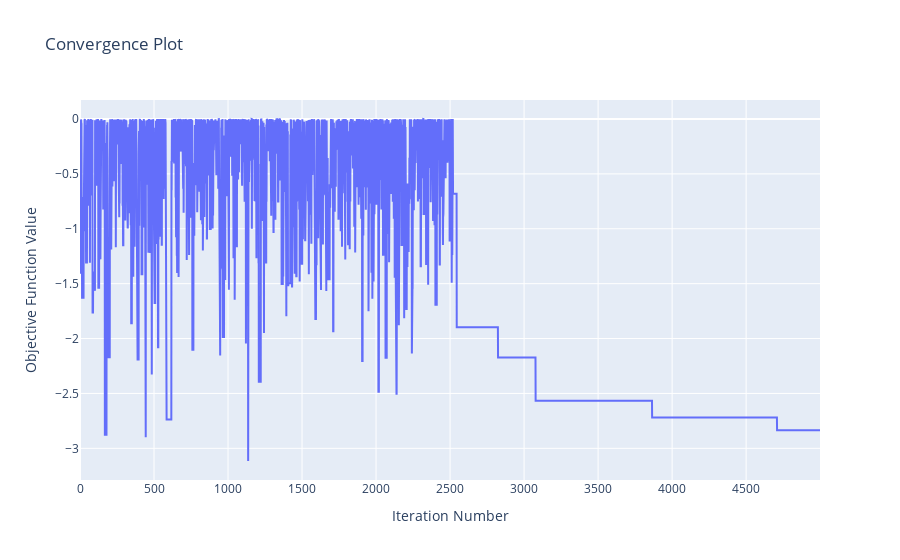

The cell this chart's notebook holds for it:
### Code cell
problem = Function()
problem.setBenchmarkFunction(f_name="f4")
SA = SimulatedAnnealing(problem, max_iter=500, init_temp=100, final_temp=1e-03, iter_per_temp=10, cooling_schedule="hybrid", alpha=0.95)
SA.perform_algorithm()
print(SA.best_sol)
print(SA.best_fvalue)
SA.visualize()

### Figure 1 — Plotly figure (JSON) as saved in the notebook; plotly's stock layout.template omitted (floating-point values rounded to 4 significant figures; data arrays with more than 128 entries replaced by an {"elided": "..."} marker saying what was removed)
{"data": [{"mode": "lines", "type": "scatter", "x": {"elided": "5000 int values"}, "y": {"elided": "5001 float values"}}], "layout": {"title": {"text": "Convergence Plot"}, "xaxis": {"title": {"text": "Iteration Number"}}, "yaxis": {"title": {"text": "Objective Function Value"}}}}
